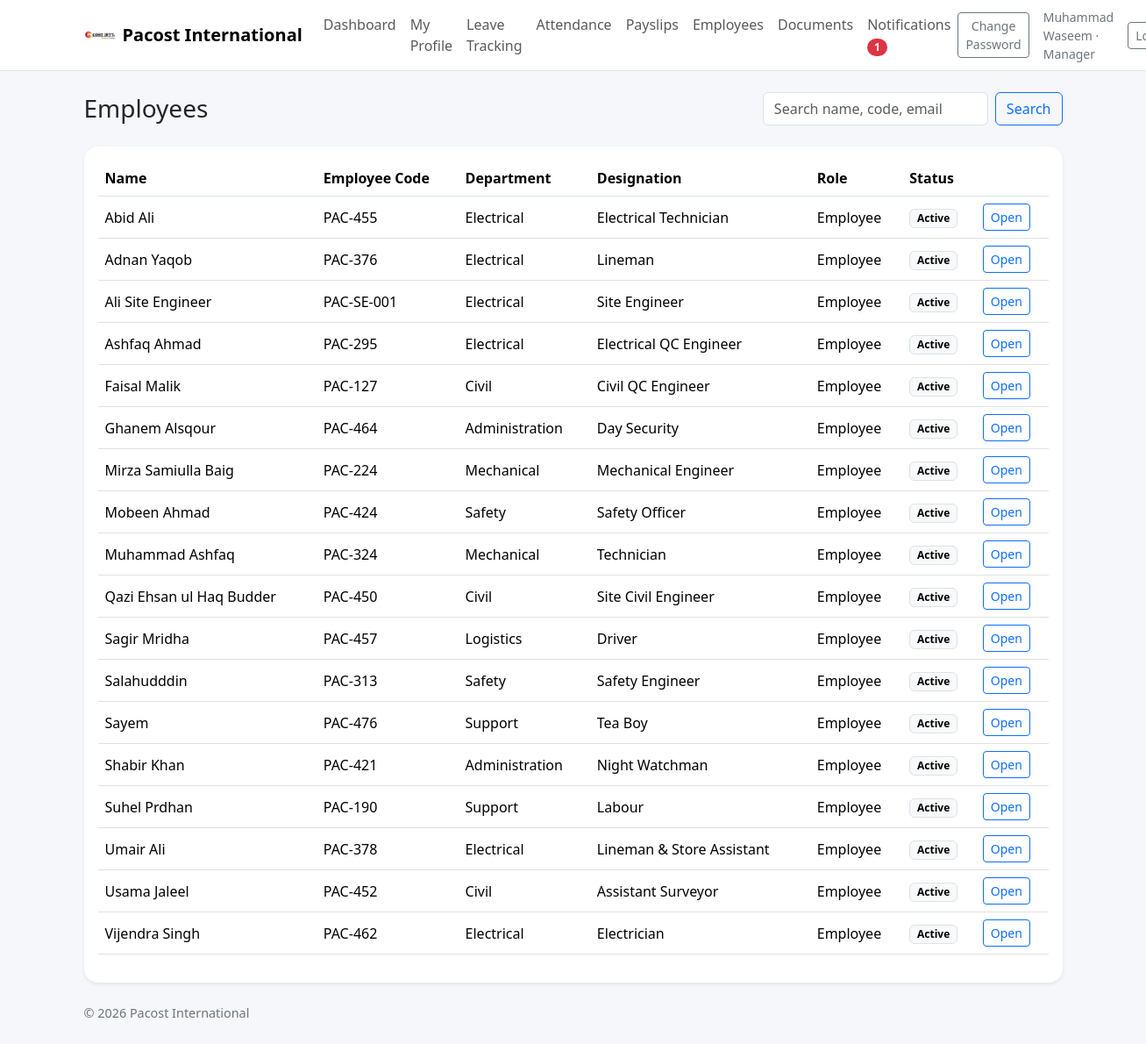
/team (signed in), run on the app's committed database.
### tables this page shows
CREATE TABLE company_settings (
    id INTEGER PRIMARY KEY AUTOINCREMENT,
    company_name TEXT NOT NULL,
    leave_workflow TEXT NOT NULL,
    default_working_hours REAL NOT NULL,
    allow_document_upload INTEGER NOT NULL DEFAULT 1
);

CREATE TABLE users (
    id INTEGER PRIMARY KEY AUTOINCREMENT,
    full_name TEXT NOT NULL,
    email TEXT NOT NULL UNIQUE,
    employee_code TEXT NOT NULL UNIQUE,
    password_hash TEXT NOT NULL,
    role TEXT NOT NULL CHECK(role IN ('employee', 'manager', 'hr', 'admin')),
    department_id INTEGER,
    designation_id INTEGER,
    manager_id INTEGER,
    phone TEXT,
    address TEXT,
    emergency_contact TEXT,
    join_date TEXT,
    monthly_basic REAL NOT NULL DEFAULT 0,
    default_allowances REAL NOT NULL DEFAULT 0,
    deduction_per_absent REAL NOT NULL DEFAULT 0,
    deduction_per_late REAL NOT NULL DEFAULT 0,
    is_active INTEGER NOT NULL DEFAULT 1,
    FOREIGN KEY (department_id) REFERENCES departments (id),
    FOREIGN KEY (designation_id) REFERENCES designations (id),
    FOREIGN KEY (manager_id) REFERENCES users (id)
);

CREATE TABLE departments (
    id INTEGER PRIMARY KEY AUTOINCREMENT,
    name TEXT NOT NULL UNIQUE
);

CREATE TABLE designations (
    id INTEGER PRIMARY KEY AUTOINCREMENT,
    name TEXT NOT NULL UNIQUE
);

### app.py (the view)
@app.route("/team")
@login_required
@role_required("manager", "hr", "admin")
def team():
    user = current_user()
    db = get_db()
    search = request.args.get("q", "").strip()
    query = "SELECT u.*, d.name AS department_name, ds.name AS designation_name FROM users u LEFT JOIN departments d ON u.department_id=d.id LEFT JOIN designations ds ON u.designation_id=ds.id"
    conditions = []
    params: list[Any] = []
    if user["role"] == "manager":
        conditions.append("u.manager_id = ?")
        params.append(user["id"])
    if search:
        conditions.append("(u.full_name LIKE ? OR u.employee_code LIKE ? OR u.email LIKE ?)")
        like = f"%{search}%"
        params.extend([like, like, like])
    if conditions:
        query += " WHERE " + " AND ".join(conditions)
    query += " ORDER BY u.full_name"
    employees = db.execute(query, tuple(params)).fetchall()
    return render_template("team.html", employees=employees, search=search)

### app.py (called while the page is built, shortened)
def ensure_schema(db: sqlite3.Connection) -> None:
    user_cols = {row[1] for row in db.execute("PRAGMA table_info(users)").fetchall()}
    attendance_cols = {row[1] for row in db.execute("PRAGMA table_info(attendance)").fetchall()}
    if "ot_hours" not in attendance_cols:
        db.execute("ALTER TABLE attendance ADD COLUMN ot_hours REAL NOT NULL DEFAULT 0")
    db.execute("""CREATE TABLE IF NOT EXISTS holiday_calendar (
        id INTEGER PRIMARY KEY AUTOINCREMENT,
        holiday_date TEXT NOT NULL UNIQUE,
        title TEXT NOT NULL,
        holiday_type TEXT NOT NULL DEFAULT 'Holiday',
        created_at TEXT NOT NULL
    )""")
    db.commit()

def get_db() -> sqlite3.Connection:
    if "db" not in g:
        g.db = sqlite3.connect(DATABASE)
        g.db.row_factory = sqlite3.Row
        ensure_schema(g.db)
    return g.db

def current_user() -> sqlite3.Row | None:
    user_id = session.get("user_id")
    if not user_id:
        return None
    return get_db().execute(
        """
        SELECT u.*, d.name AS department_name, ds.name AS designation_name, m.full_name AS manager_name
        FROM users u
        LEFT JOIN departments d ON u.department_id = d.id
        LEFT JOIN designations ds ON u.designation_id = ds.id
        LEFT JOIN users m ON u.manager_id = m.id
        WHERE u.id = ?
        """,
        (user_id,),
    ).fetchone()

def login_required(view):
    @wraps(view)
    def wrapped_view(**kwargs):
        if current_user() is None:
            return redirect(url_for("login"))
        return view(**kwargs)
    return wrapped_view

def role_required(*roles: str):
    def decorator(view):
        @wraps(view)
        def wrapped_view(**kwargs):
            user = current_user()
            if user is None:
                return redirect(url_for("login"))
            if user["role"] not in roles:
                flash("You do not have access to this page.", "danger")
                return redirect(url_for("dashboard"))
            return view(**kwargs)
        return wrapped_view
    return decorator

### templates/team.html
{% extends 'base.html' %}
{% block content %}
<div class="d-flex justify-content-between align-items-center mb-4 gap-3 flex-wrap">
  <h3 class="mb-0">Employees</h3>
  <form class="d-flex gap-2" method="get">
    <input class="form-control" name="q" placeholder="Search name, code, email" value="{{ search or '' }}">
    <button class="btn btn-outline-primary">Search</button>
  </form>
</div>
<div class="card border-0 shadow-sm rounded-4"><div class="card-body">
  <div class="table-responsive"><table class="table align-middle"><thead><tr><th>Name</th><th>Employee Code</th><th>Department</th><th>Designation</th><th>Role</th><th>Status</th><th></th></tr></thead><tbody>
    {% for row in employees %}<tr><td>{{ row.full_name }}</td><td>{{ row.employee_code }}</td><td>{{ row.department_name or '-' }}</td><td>{{ row.designation_name or '-' }}</td><td>{{ row.role|capitalize }}</td><td><span class="badge text-bg-light border">{{ 'Active' if row.is_active else 'Inactive' }}</span></td><td class="text-nowrap"><a href="{{ url_for('employee_detail', user_id=row.id) }}" class="btn btn-sm btn-outline-primary">Open</a> {% if current_user.role in ['hr','admin'] %}<a href="{{ url_for('edit_employee', user_id=row.id) }}" class="btn btn-sm btn-outline-secondary">Edit</a>{% endif %}</td></tr>{% else %}<tr><td colspan="7" class="text-center text-secondary py-4">No employees found.</td></tr>{% endfor %}
  </tbody></table></div>
</div></div>
{% endblock %}

### templates/base.html (shortened to what this page needs)
<!doctype html>
<html lang="en">
<head>
  <link href="https://cdn.jsdelivr.net/npm/bootstrap@5.3.3/dist/css/bootstrap.min.css" rel="stylesheet">
  <link rel="stylesheet" href="{{ url_for('static', filename='css/style.css') }}">
</head>
<body>
  {% if current_user %}
  <nav class="navbar navbar-expand-lg bg-white border-bottom sticky-top">
    <div class="container">
      <a class="navbar-brand d-flex align-items-center gap-2" href="{{ url_for('dashboard') }}"><img src="{{ url_for('static', filename='images/pacost_logo.png') }}" alt="Pacost" style="height:36px; width:auto;"> <span>{{ settings.company_name if settings else 'Pacost International' }}</span></a>
      <div class="collapse navbar-collapse" id="navBar">
        <ul class="navbar-nav me-auto mb-2 mb-lg-0">
          <li class="nav-item"><a class="nav-link" href="{{ url_for('dashboard') }}">Dashboard</a></li>
          <li class="nav-item"><a class="nav-link" href="{{ url_for('profile') }}">My Profile</a></li>
          <li class="nav-item"><a class="nav-link" href="{{ url_for('my_leaves') }}">Leave Tracking</a></li>
          <li class="nav-item"><a class="nav-link" href="{{ url_for('attendance_view') }}">Attendance</a></li>
          <li class="nav-item"><a class="nav-link" href="{{ url_for('payroll_view') }}">Payslips</a></li>
          {% if current_user.role in ['manager', 'hr', 'admin'] %}<li class="nav-item"><a class="nav-link" href="{{ url_for('team') }}">Employees</a></li>{% endif %}
          <li class="nav-item"><a class="nav-link" href="{{ url_for('documents') }}">Documents</a></li>
          <li class="nav-item"><a class="nav-link" href="{{ url_for('notifications_view') }}">Notifications {% if unread_notification_count %}<span class="badge rounded-pill text-bg-danger">{{ unread_notification_count }}</span>{% endif %}</a></li>
        </ul>
        <div class="d-flex align-items-center gap-3">
          <a class="btn btn-outline-secondary btn-sm" href="{{ url_for('change_password') }}">Change Password</a>
          <span class="text-secondary small">{{ current_user.full_name }} · {{ current_user.role|capitalize }}</span>
          <a class="btn btn-outline-secondary btn-sm" href="{{ url_for('logout') }}">Logout</a>
        </div>
      </div>
    </div>
  </nav>
  {% endif %}
  <main class="container py-4">
    {% block content %}{% endblock %}
  </main>
  <div class="container pb-4"><div class="footer-note">© {{ year }} {{ settings.company_name if settings else 'Employee Portal' }}</div></div>
</body>
</html>

### static/css/style.css (style rules this page uses)
body { background: #f5f7fb; }
.navbar-brand { font-weight: 700; }
.table thead th { white-space: nowrap; }
.footer-note { color: #6c757d; font-size: .9rem; }
.card, .rounded-4 { border-radius: 1rem !important; }
.navbar-brand img { object-fit:contain; }

### data on the page
company_settings: company_name "Pacost International"
users: full_name "Muhammad Waseem", role "Manager"
users: full_name "Abid Ali", employee_code "PAC-455", name "Electrical", name "Electrical Technician", role "Employee", is_active "Active"
users: full_name "Adnan Yaqob", employee_code "PAC-376", name "Electrical", name "Lineman", role "Employee", is_active "Active"
users: full_name "Ali Site Engineer", employee_code "PAC-SE-001", name "Electrical", name "Site Engineer", role "Employee", is_active "Active"
users: full_name "Ashfaq Ahmad", employee_code "PAC-295", name "Electrical", name "Electrical QC Engineer", role "Employee", is_active "Active"
users: full_name "Faisal Malik", employee_code "PAC-127", name "Civil", name "Civil QC Engineer", role "Employee", is_active "Active"
users: full_name "Ghanem Alsqour", employee_code "PAC-464", name "Administration", name "Day Security", role "Employee", is_active "Active"
users: full_name "Mirza Samiulla Baig", employee_code "PAC-224", name "Mechanical", name "Mechanical Engineer", role "Employee", is_active "Active"
users: full_name "Mobeen Ahmad", employee_code "PAC-424", name "Safety", name "Safety Officer", role "Employee", is_active "Active"
users: full_name "Muhammad Ashfaq", employee_code "PAC-324", name "Mechanical", name "Technician", role "Employee", is_active "Active"
users: full_name "Qazi Ehsan ul Haq Budder", employee_code "PAC-450", name "Civil", name "Site Civil Engineer", role "Employee", is_active "Active"
users: full_name "Sagir Mridha", employee_code "PAC-457", name "Logistics", name "Driver", role "Employee", is_active "Active"
users: full_name "Salahudddin", employee_code "PAC-313", name "Safety", name "Safety Engineer", role "Employee", is_active "Active"
users: full_name "Sayem", employee_code "PAC-476", name "Support", name "Tea Boy", role "Employee", is_active "Active"
users: full_name "Shabir Khan", employee_code "PAC-421", name "Administration", name "Night Watchman", role "Employee", is_active "Active"
users: full_name "Suhel Prdhan", employee_code "PAC-190", name "Support", name "Labour", role "Employee", is_active "Active"
users: full_name "Umair Ali", employee_code "PAC-378", name "Electrical", name "Lineman & Store Assistant", role "Employee", is_active "Active"
users: full_name "Usama Jaleel", employee_code "PAC-452", name "Civil", name "Assistant Surveyor", role "Employee", is_active "Active"
users: full_name "Vijendra Singh", employee_code "PAC-462", name "Electrical", name "Electrician", role "Employee", is_active "Active"

### other printed values
{{ unread_notification_count }} "1"
